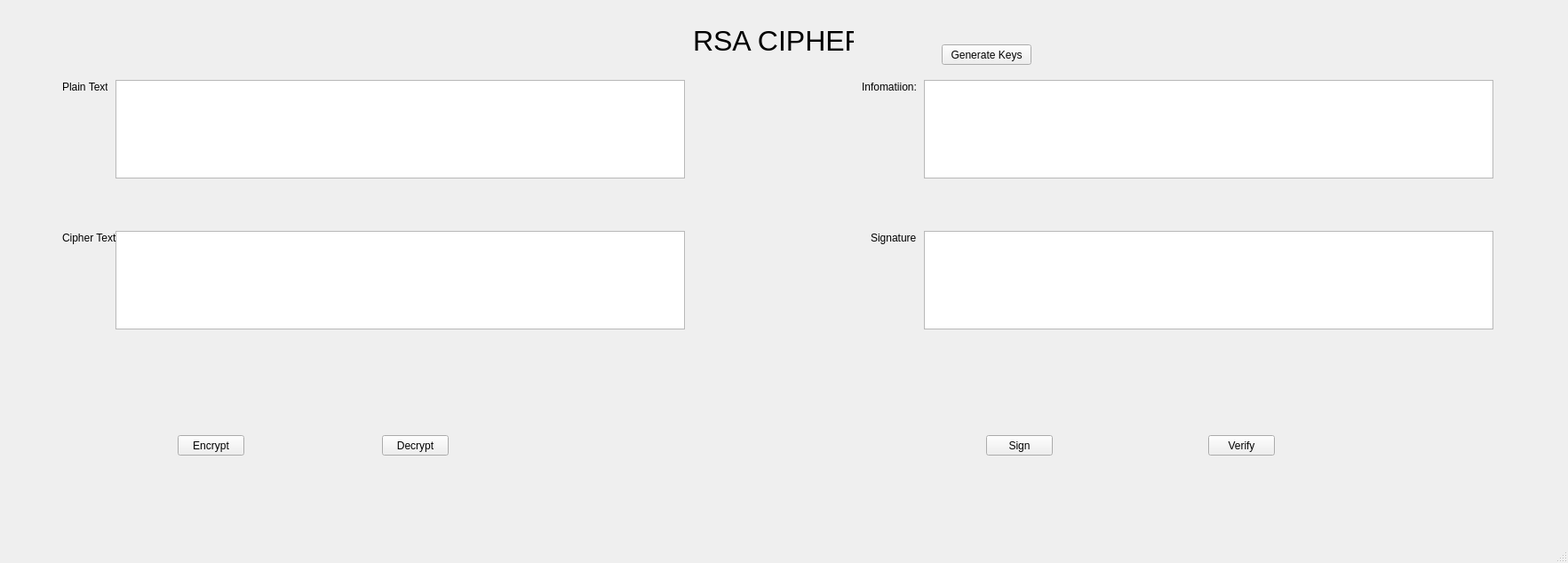
<?xml version="1.0" encoding="UTF-8"?>
<ui version="4.0">
 <class>MainWindow</class>
 <widget class="QMainWindow" name="MainWindow">
  <property name="geometry">
   <rect>
    <x>0</x>
    <y>0</y>
    <width>1765</width>
    <height>634</height>
   </rect>
  </property>
  <property name="windowTitle">
   <string>MainWindow</string>
  </property>
  <widget class="QWidget" name="centralwidget">
   <widget class="QLabel" name="label">
    <property name="geometry">
     <rect>
      <x>780</x>
      <y>10</y>
      <width>181</width>
      <height>71</height>
     </rect>
    </property>
    <property name="font">
     <font>
      <pointsize>24</pointsize>
     </font>
    </property>
    <property name="text">
     <string>RSA CIPHER</string>
    </property>
   </widget>
   <widget class="QPushButton" name="btn_gen_keys">
    <property name="geometry">
     <rect>
      <x>1060</x>
      <y>50</y>
      <width>101</width>
      <height>23</height>
     </rect>
    </property>
    <property name="text">
     <string>Generate Keys</string>
    </property>
   </widget>
   <widget class="QPushButton" name="btn_encrypt">
    <property name="geometry">
     <rect>
      <x>200</x>
      <y>490</y>
      <width>75</width>
      <height>23</height>
     </rect>
    </property>
    <property name="text">
     <string>Encrypt</string>
    </property>
   </widget>
   <widget class="QPushButton" name="btn_decrypt">
    <property name="geometry">
     <rect>
      <x>430</x>
      <y>490</y>
      <width>75</width>
      <height>23</height>
     </rect>
    </property>
    <property name="text">
     <string>Decrypt</string>
    </property>
   </widget>
   <widget class="QPushButton" name="btn_sign">
    <property name="geometry">
     <rect>
      <x>1110</x>
      <y>490</y>
      <width>75</width>
      <height>23</height>
     </rect>
    </property>
    <property name="text">
     <string>Sign</string>
    </property>
   </widget>
   <widget class="QPushButton" name="btn_verify">
    <property name="geometry">
     <rect>
      <x>1360</x>
      <y>490</y>
      <width>75</width>
      <height>23</height>
     </rect>
    </property>
    <property name="text">
     <string>Verify</string>
    </property>
   </widget>
   <widget class="QTextEdit" name="txt_plain_text">
    <property name="geometry">
     <rect>
      <x>130</x>
      <y>90</y>
      <width>641</width>
      <height>111</height>
     </rect>
    </property>
   </widget>
   <widget class="QTextEdit" name="txt_cipher_text">
    <property name="geometry">
     <rect>
      <x>130</x>
      <y>260</y>
      <width>641</width>
      <height>111</height>
     </rect>
    </property>
   </widget>
   <widget class="QTextEdit" name="txt_info">
    <property name="geometry">
     <rect>
      <x>1040</x>
      <y>90</y>
      <width>641</width>
      <height>111</height>
     </rect>
    </property>
   </widget>
   <widget class="QTextEdit" name="txt_sign">
    <property name="geometry">
     <rect>
      <x>1040</x>
      <y>260</y>
      <width>641</width>
      <height>111</height>
     </rect>
    </property>
   </widget>
   <widget class="QLabel" name="label_2">
    <property name="geometry">
     <rect>
      <x>70</x>
      <y>90</y>
      <width>51</width>
      <height>16</height>
     </rect>
    </property>
    <property name="text">
     <string>Plain Text:</string>
    </property>
   </widget>
   <widget class="QLabel" name="label_3">
    <property name="geometry">
     <rect>
      <x>70</x>
      <y>260</y>
      <width>61</width>
      <height>16</height>
     </rect>
    </property>
    <property name="text">
     <string>Cipher Text:</string>
    </property>
   </widget>
   <widget class="QLabel" name="label_4">
    <property name="geometry">
     <rect>
      <x>970</x>
      <y>90</y>
      <width>61</width>
      <height>16</height>
     </rect>
    </property>
    <property name="text">
     <string>Infomatiion:</string>
    </property>
   </widget>
   <widget class="QLabel" name="label_5">
    <property name="geometry">
     <rect>
      <x>980</x>
      <y>260</y>
      <width>51</width>
      <height>16</height>
     </rect>
    </property>
    <property name="text">
     <string>Signature:</string>
    </property>
   </widget>
  </widget>
  <widget class="QMenuBar" name="menubar">
   <property name="geometry">
    <rect>
     <x>0</x>
     <y>0</y>
     <width>1765</width>
     <height>21</height>
    </rect>
   </property>
  </widget>
  <widget class="QStatusBar" name="statusbar"/>
 </widget>
 <resources/>
 <connections/>
</ui>
